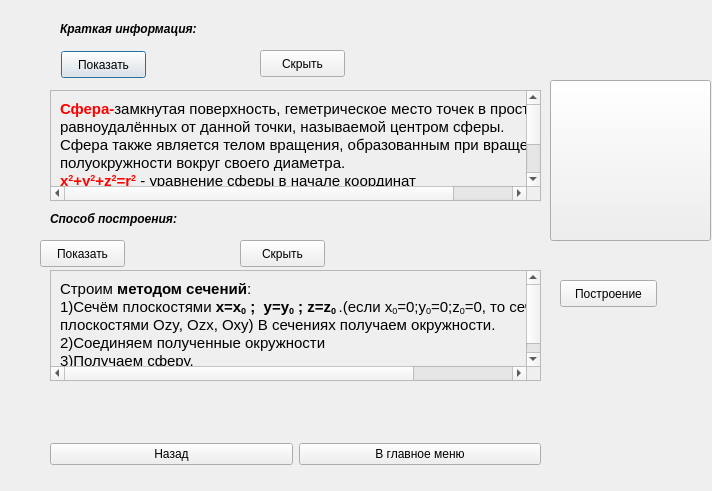
<?xml version="1.0" encoding="UTF-8"?>
<ui version="4.0">
 <class>sfera</class>
 <widget class="QDialog" name="sfera">
  <property name="geometry">
   <rect>
    <x>0</x>
    <y>0</y>
    <width>712</width>
    <height>491</height>
   </rect>
  </property>
  <property name="windowTitle">
   <string>Dialog</string>
  </property>
  <widget class="QLabel" name="label_2">
   <property name="geometry">
    <rect>
     <x>60</x>
     <y>20</y>
     <width>181</width>
     <height>17</height>
    </rect>
   </property>
   <property name="font">
    <font>
     <weight>75</weight>
     <italic>true</italic>
     <bold>true</bold>
    </font>
   </property>
   <property name="text">
    <string>Краткая информация:</string>
   </property>
  </widget>
  <widget class="QLabel" name="label_8">
   <property name="geometry">
    <rect>
     <x>50</x>
     <y>210</y>
     <width>231</width>
     <height>17</height>
    </rect>
   </property>
   <property name="font">
    <font>
     <weight>75</weight>
     <italic>true</italic>
     <bold>true</bold>
    </font>
   </property>
   <property name="text">
    <string>Способ построения:</string>
   </property>
  </widget>
  <widget class="QPushButton" name="pushButton">
   <property name="geometry">
    <rect>
     <x>61</x>
     <y>51</y>
     <width>85</width>
     <height>27</height>
    </rect>
   </property>
   <property name="text">
    <string>Показать</string>
   </property>
  </widget>
  <widget class="QPushButton" name="pushButton_3">
   <property name="geometry">
    <rect>
     <x>260</x>
     <y>50</y>
     <width>85</width>
     <height>27</height>
    </rect>
   </property>
   <property name="text">
    <string>Скрыть</string>
   </property>
  </widget>
  <widget class="QPushButton" name="pushButton_2">
   <property name="geometry">
    <rect>
     <x>40</x>
     <y>240</y>
     <width>85</width>
     <height>27</height>
    </rect>
   </property>
   <property name="text">
    <string>Показать</string>
   </property>
  </widget>
  <widget class="QPushButton" name="pushButton_4">
   <property name="geometry">
    <rect>
     <x>240</x>
     <y>240</y>
     <width>85</width>
     <height>27</height>
    </rect>
   </property>
   <property name="text">
    <string>Скрыть</string>
   </property>
  </widget>
  <widget class="QScrollArea" name="scrollArea">
   <property name="geometry">
    <rect>
     <x>50</x>
     <y>90</y>
     <width>491</width>
     <height>111</height>
    </rect>
   </property>
   <property name="widgetResizable">
    <bool>true</bool>
   </property>
   <widget class="QWidget" name="scrollAreaWidgetContents">
    <property name="geometry">
     <rect>
      <x>0</x>
      <y>0</y>
      <width>552</width>
      <height>154</height>
     </rect>
    </property>
    <layout class="QVBoxLayout" name="verticalLayout">
     <item>
      <widget class="QLabel" name="label">
       <property name="text">
        <string>&lt;!DOCTYPE HTML PUBLIC &quot;-//W3C//DTD HTML 4.0//EN&quot; &quot;http://www.w3.org/TR/REC-html40/strict.dtd&quot;&gt;
&lt;html&gt;&lt;head&gt;&lt;meta name=&quot;qrichtext&quot; content=&quot;1&quot; /&gt;&lt;style type=&quot;text/css&quot;&gt;
p, li { white-space: pre-wrap; }
&lt;/style&gt;&lt;/head&gt;&lt;body style=&quot; font-family:'Ubuntu'; font-size:11pt; font-weight:400; font-style:normal;&quot;&gt;
&lt;p style=&quot; margin-top:0px; margin-bottom:0px; margin-left:0px; margin-right:0px; -qt-block-indent:0; text-indent:0px;&quot;&gt;&lt;span style=&quot; font-weight:600; color:#ff0000;&quot;&gt;Сфера-&lt;/span&gt;&lt;span style=&quot; color:#000000;&quot;&gt;замкнутая поверхность, геметрическое место точек в пространстве,&lt;/span&gt;&lt;/p&gt;
&lt;p style=&quot; margin-top:0px; margin-bottom:0px; margin-left:0px; margin-right:0px; -qt-block-indent:0; text-indent:0px;&quot;&gt;&lt;span style=&quot; color:#000000;&quot;&gt;равноудалённых от данной точки, называемой центром сферы.&lt;/span&gt;&lt;/p&gt;
&lt;p style=&quot; margin-top:0px; margin-bottom:0px; margin-left:0px; margin-right:0px; -qt-block-indent:0; text-indent:0px;&quot;&gt;&lt;span style=&quot; color:#000000;&quot;&gt;Сфера также является телом вращения, образованным при вращении &lt;/span&gt;&lt;/p&gt;
&lt;p style=&quot; margin-top:0px; margin-bottom:0px; margin-left:0px; margin-right:0px; -qt-block-indent:0; text-indent:0px;&quot;&gt;&lt;span style=&quot; color:#000000;&quot;&gt;полуокружности вокруг своего диаметра.&lt;/span&gt;&lt;/p&gt;
&lt;p style=&quot; margin-top:0px; margin-bottom:0px; margin-left:0px; margin-right:0px; -qt-block-indent:0; text-indent:0px;&quot;&gt;&lt;span style=&quot; font-weight:600; color:#ff0000;&quot;&gt;x&lt;/span&gt;&lt;span style=&quot; font-weight:600; color:#ff0000; vertical-align:super;&quot;&gt;2&lt;/span&gt;&lt;span style=&quot; font-weight:600; color:#ff0000;&quot;&gt;+y&lt;/span&gt;&lt;span style=&quot; font-weight:600; color:#ff0000; vertical-align:super;&quot;&gt;2&lt;/span&gt;&lt;span style=&quot; font-weight:600; color:#ff0000;&quot;&gt;+z&lt;/span&gt;&lt;span style=&quot; font-weight:600; color:#ff0000; vertical-align:super;&quot;&gt;2&lt;/span&gt;&lt;span style=&quot; font-weight:600; color:#ff0000;&quot;&gt;=r&lt;/span&gt;&lt;span style=&quot; font-weight:600; color:#ff0000; vertical-align:super;&quot;&gt;2&lt;/span&gt;&lt;span style=&quot; color:#000000;&quot;&gt; - уравнение сферы в начале координат&lt;/span&gt;&lt;/p&gt;
&lt;p style=&quot; margin-top:0px; margin-bottom:0px; margin-left:0px; margin-right:0px; -qt-block-indent:0; text-indent:0px;&quot;&gt;&lt;span style=&quot; font-weight:600; color:#ff0000;&quot;&gt;(x-x&lt;/span&gt;&lt;span style=&quot; font-weight:600; color:#ff0000; vertical-align:sub;&quot;&gt;0&lt;/span&gt;&lt;span style=&quot; font-weight:600; color:#ff0000;&quot;&gt;)&lt;/span&gt;&lt;span style=&quot; font-weight:600; color:#ff0000; vertical-align:super;&quot;&gt;2&lt;/span&gt;&lt;span style=&quot; font-weight:600; color:#ff0000;&quot;&gt;+(y-y&lt;/span&gt;&lt;span style=&quot; font-weight:600; color:#ff0000; vertical-align:sub;&quot;&gt;0&lt;/span&gt;&lt;span style=&quot; font-weight:600; color:#ff0000;&quot;&gt;)&lt;/span&gt;&lt;span style=&quot; font-weight:600; color:#ff0000; vertical-align:super;&quot;&gt;2&lt;/span&gt;&lt;span style=&quot; font-weight:600; color:#ff0000;&quot;&gt;+(z-z&lt;/span&gt;&lt;span style=&quot; font-weight:600; color:#ff0000; vertical-align:sub;&quot;&gt;0&lt;/span&gt;&lt;span style=&quot; font-weight:600; color:#ff0000;&quot;&gt;)&lt;/span&gt;&lt;span style=&quot; font-weight:600; color:#ff0000; vertical-align:super;&quot;&gt;2&lt;/span&gt;&lt;span style=&quot; font-weight:600; color:#ff0000;&quot;&gt;=r&lt;/span&gt;&lt;span style=&quot; font-weight:600; color:#ff0000; vertical-align:super;&quot;&gt;2&lt;/span&gt;&lt;span style=&quot; color:#000000;&quot;&gt;- уравнение сферы с началом в точке (x0;y0;z0)&lt;/span&gt;&lt;/p&gt;
&lt;p style=&quot; margin-top:0px; margin-bottom:0px; margin-left:0px; margin-right:0px; -qt-block-indent:0; text-indent:0px;&quot;&gt;&lt;span style=&quot; color:#000000;&quot;&gt;r-радиус сферы.&lt;/span&gt;&lt;/p&gt;
&lt;p style=&quot;-qt-paragraph-type:empty; margin-top:0px; margin-bottom:0px; margin-left:0px; margin-right:0px; -qt-block-indent:0; text-indent:0px; color:#000000;&quot;&gt;&lt;/p&gt;&lt;/body&gt;&lt;/html&gt;</string>
       </property>
      </widget>
     </item>
    </layout>
   </widget>
  </widget>
  <widget class="QScrollArea" name="scrollArea_2">
   <property name="geometry">
    <rect>
     <x>50</x>
     <y>270</y>
     <width>491</width>
     <height>111</height>
    </rect>
   </property>
   <property name="widgetResizable">
    <bool>true</bool>
   </property>
   <widget class="QWidget" name="scrollAreaWidgetContents_2">
    <property name="geometry">
     <rect>
      <x>0</x>
      <y>0</y>
      <width>594</width>
      <height>103</height>
     </rect>
    </property>
    <layout class="QVBoxLayout" name="verticalLayout_2">
     <item>
      <widget class="QLabel" name="label_3">
       <property name="text">
        <string>&lt;!DOCTYPE HTML PUBLIC &quot;-//W3C//DTD HTML 4.0//EN&quot; &quot;http://www.w3.org/TR/REC-html40/strict.dtd&quot;&gt;
&lt;html&gt;&lt;head&gt;&lt;meta name=&quot;qrichtext&quot; content=&quot;1&quot; /&gt;&lt;style type=&quot;text/css&quot;&gt;
p, li { white-space: pre-wrap; }
&lt;/style&gt;&lt;/head&gt;&lt;body style=&quot; font-family:'Ubuntu'; font-size:11pt; font-weight:400; font-style:normal;&quot;&gt;
&lt;p style=&quot; margin-top:0px; margin-bottom:0px; margin-left:0px; margin-right:0px; -qt-block-indent:0; text-indent:0px;&quot;&gt;Строим &lt;span style=&quot; font-weight:600;&quot;&gt;методом сечений&lt;/span&gt;:&lt;/p&gt;
&lt;p style=&quot; margin-top:0px; margin-bottom:0px; margin-left:0px; margin-right:0px; -qt-block-indent:0; text-indent:0px;&quot;&gt;1)Сечём плоскостями &lt;span style=&quot; font-weight:600;&quot;&gt;x=x&lt;/span&gt;&lt;span style=&quot; font-weight:600; vertical-align:sub;&quot;&gt;0&lt;/span&gt;&lt;span style=&quot; font-weight:600;&quot;&gt; ; &lt;/span&gt;&lt;span style=&quot; font-weight:600;&quot;&gt; y=y&lt;/span&gt;&lt;span style=&quot; font-weight:600; vertical-align:sub;&quot;&gt;0&lt;/span&gt;&lt;span style=&quot; font-weight:600;&quot;&gt; ; z=z&lt;/span&gt;&lt;span style=&quot; font-weight:600; vertical-align:sub;&quot;&gt;0&lt;/span&gt;&lt;span style=&quot; vertical-align:sub;&quot;&gt; &lt;/span&gt;.(если x&lt;span style=&quot; vertical-align:sub;&quot;&gt;0&lt;/span&gt;=0;y&lt;span style=&quot; vertical-align:sub;&quot;&gt;0&lt;/span&gt;=0;z&lt;span style=&quot; vertical-align:sub;&quot;&gt;0&lt;/span&gt;=0, то сечё соответсвенно &lt;/p&gt;
&lt;p style=&quot; margin-top:0px; margin-bottom:0px; margin-left:0px; margin-right:0px; -qt-block-indent:0; text-indent:0px;&quot;&gt;плоскостями Ozy, Ozx, Oxy) В сечениях получаем окружности.&lt;/p&gt;
&lt;p style=&quot; margin-top:0px; margin-bottom:0px; margin-left:0px; margin-right:0px; -qt-block-indent:0; text-indent:0px;&quot;&gt;2)Соединяем полученные окружности&lt;/p&gt;
&lt;p style=&quot; margin-top:0px; margin-bottom:0px; margin-left:0px; margin-right:0px; -qt-block-indent:0; text-indent:0px;&quot;&gt;3)Получаем сферу.&lt;/p&gt;&lt;/body&gt;&lt;/html&gt;</string>
       </property>
      </widget>
     </item>
    </layout>
   </widget>
  </widget>
  <widget class="QWidget" name="layoutWidget">
   <property name="geometry">
    <rect>
     <x>50</x>
     <y>440</y>
     <width>491</width>
     <height>29</height>
    </rect>
   </property>
   <layout class="QHBoxLayout" name="horizontalLayout">
    <item>
     <widget class="QPushButton" name="pushButton_5">
      <property name="text">
       <string>Назад</string>
      </property>
     </widget>
    </item>
    <item>
     <widget class="QPushButton" name="pushButton_6">
      <property name="text">
       <string>В главное меню</string>
      </property>
     </widget>
    </item>
   </layout>
  </widget>
  <widget class="QPushButton" name="pushButton_7">
   <property name="geometry">
    <rect>
     <x>550</x>
     <y>80</y>
     <width>161</width>
     <height>161</height>
    </rect>
   </property>
   <property name="text">
    <string/>
   </property>
   <property name="icon">
    <iconset resource="Res/Res.qrc">
     <normaloff>:/Res/220px-Sphere-wireframe.png</normaloff>:/Res/220px-Sphere-wireframe.png</iconset>
   </property>
   <property name="iconSize">
    <size>
     <width>150</width>
     <height>150</height>
    </size>
   </property>
  </widget>
  <widget class="QPushButton" name="pushButton_8">
   <property name="geometry">
    <rect>
     <x>560</x>
     <y>280</y>
     <width>97</width>
     <height>27</height>
    </rect>
   </property>
   <property name="text">
    <string>Построение</string>
   </property>
  </widget>
 </widget>
 <resources>
  <include location="Res/Res.qrc"/>
 </resources>
 <connections/>
</ui>
